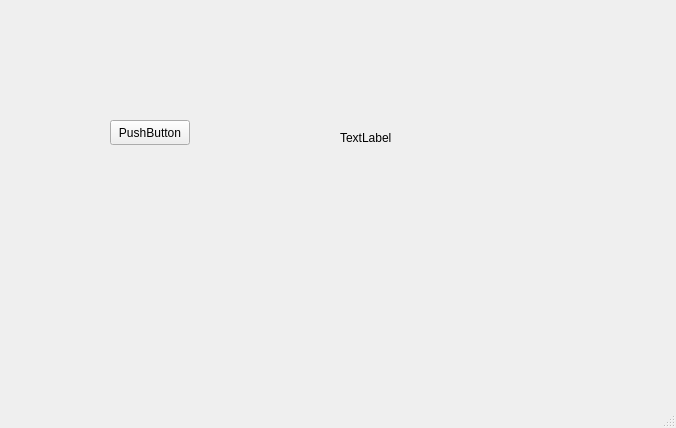
<?xml version="1.0" encoding="UTF-8"?>
<ui version="4.0">
 <class>MainWindow</class>
 <widget class="QMainWindow" name="MainWindow">
  <property name="geometry">
   <rect>
    <x>0</x>
    <y>0</y>
    <width>676</width>
    <height>428</height>
   </rect>
  </property>
  <property name="windowTitle">
   <string>MainWindow</string>
  </property>
  <widget class="QWidget" name="centralwidget">
   <widget class="QPushButton" name="pushButton">
    <property name="geometry">
     <rect>
      <x>110</x>
      <y>120</y>
      <width>80</width>
      <height>25</height>
     </rect>
    </property>
    <property name="text">
     <string>PushButton</string>
    </property>
   </widget>
   <widget class="QLabel" name="label">
    <property name="geometry">
     <rect>
      <x>340</x>
      <y>130</y>
      <width>56</width>
      <height>16</height>
     </rect>
    </property>
    <property name="text">
     <string>TextLabel</string>
    </property>
   </widget>
  </widget>
  <widget class="QMenuBar" name="menubar">
   <property name="geometry">
    <rect>
     <x>0</x>
     <y>0</y>
     <width>676</width>
     <height>25</height>
    </rect>
   </property>
  </widget>
  <widget class="QStatusBar" name="statusbar"/>
 </widget>
 <resources/>
 <connections/>
</ui>
